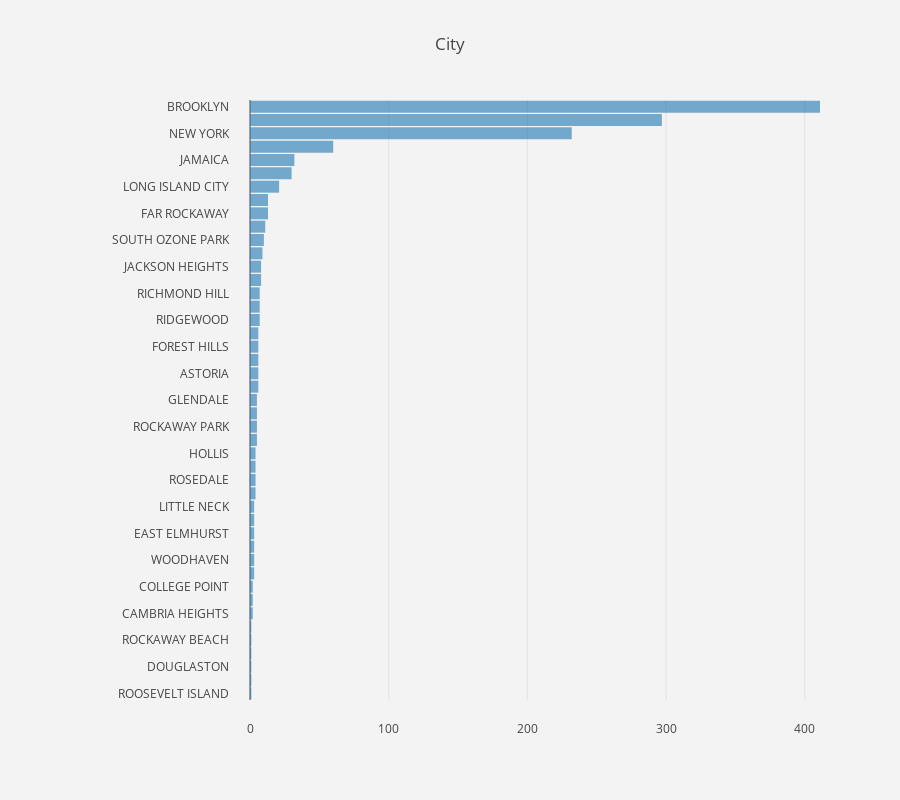

The notebook cell this image was saved under:
### Markdown cell above
<h2>School City</h2>
Lets have a look at the distribution of schools in the cities given in the database.

### Code cell
school_city = data_chart(schl_df, 'City', 'cat')
margin = go.Margin(l=250, r=50, b=100, t=100, pad=20)
school_city.plot(**{'layout':{'margin': margin, 'height':800}})

### Figure 1 — Plotly figure (JSON) as saved in the notebook; plotly's stock layout.template omitted (floating-point values rounded to 4 significant figures)
{"data": [{"hovertext": ["0.08%", "0.08%", "0.08%", "0.08%", "0.08%", "0.08%", "0.16%", "0.16%", "0.16%", "0.24%", "0.24%", "0.24%", "0.24%", "0.24%", "0.24%", "0.31%", "0.31%", "0.31%", "0.31%", "0.39%", "0.39%", "0.39%", "0.39%", "0.47%", "0.47%", "0.47%", "0.47%", "0.47%", "0.55%", "0.55%", "0.55%", "0.63%", "0.63%", "0.71%", "0.79%", "0.86%", "1.02%", "1.02%", "1.65%", "2.36%", "2.52%", "4.72%", "18.24%", "23.35%", "32.31%"], "opacity": 0.6, "orientation": "h", "type": "bar", "width": 0.9, "x": [1, 1, 1, 1, 1, 1, 2, 2, 2, 3, 3, 3, 3, 3, 3, 4, 4, 4, 4, 5, 5, 5, 5, 6, 6, 6, 6, 6, 7, 7, 7, 8, 8, 9, 10, 11, 13, 13, 21, 30, 32, 60, 232, 297, 411], "y": ["ROOSEVELT ISLAND", "KEW GARDENS", "DOUGLASTON", "SOUTH RICHMOND HILL", "ROCKAWAY BEACH", "BROAD CHANNEL", "CAMBRIA HEIGHTS", "ARVERNE", "COLLEGE POINT", "FLORAL PARK", "WOODHAVEN", "MASPETH", "EAST ELMHURST", "HOWARD BEACH", "LITTLE NECK", "BELLEROSE", "ROSEDALE", "MIDDLE VILLAGE", "HOLLIS", "SAINT ALBANS", "ROCKAWAY PARK", "WHITESTONE", "GLENDALE", "REGO PARK", "ASTORIA", "QUEENS VILLAGE", "FOREST HILLS", "OZONE PARK", "RIDGEWOOD", "WOODSIDE", "RICHMOND HILL", "ELMHURST", "JACKSON HEIGHTS", "CORONA", "SOUTH OZONE PARK", "SPRINGFIELD GARDENS", "FAR ROCKAWAY", "BAYSIDE", "LONG ISLAND CITY", "FLUSHING", "JAMAICA", "STATEN ISLAND", "NEW YORK", "BRONX", "BROOKLYN"]}], "layout": {"autosize": true, "height": 800, "margin": {"b": 100, "l": 250, "pad": 20, "r": 50, "t": 100}, "paper_bgcolor": "rgb(243, 243, 243)", "plot_bgcolor": "rgb(243, 243, 243)", "title": "City"}}
